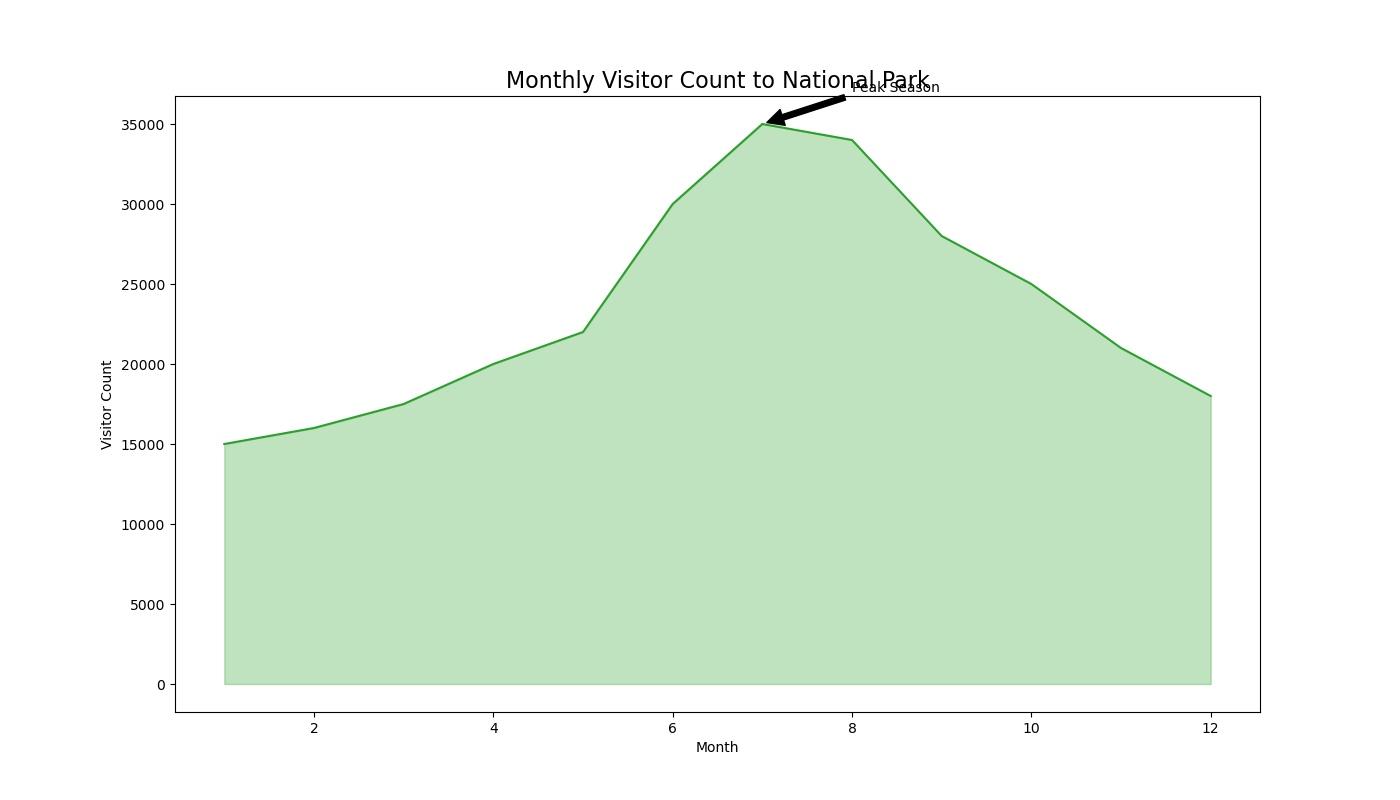

This chart was generated by the following Python code:

import seaborn as sns
import pandas as pd
import matplotlib.pyplot as plt

# Data for monthly visitor count to a national park
data = {
    "Month": [1, 2, 3, 4, 5, 6, 7, 8, 9, 10, 11, 12],
    "Visitor_Count": [15000, 16000, 17500, 20000, 22000, 30000, 35000, 34000, 28000, 25000, 21000, 18000]
}

data_df = pd.DataFrame(data)

# Plotting using Seaborn
plt.figure(figsize=(14, 8))
sns_line = sns.lineplot(data=data_df, x="Month", y="Visitor_Count", color="#2ca02c")
sns_line.fill_between(data_df.Month, data_df.Visitor_Count, color="#2ca02c", alpha=0.3)

# Annotating the chart
plt.annotate('Peak Season', xy=(7, data_df.loc[6, 'Visitor_Count']),
             xytext=(8, data_df.Visitor_Count.max() + 2000),
             arrowprops=dict(facecolor='black', shrink=0.05))

# Customize the appearance
sns_line.set_title('Monthly Visitor Count to National Park', fontsize=16)
sns_line.set_xlabel('Month')
sns_line.set_ylabel('Visitor Count')
plt.show()
